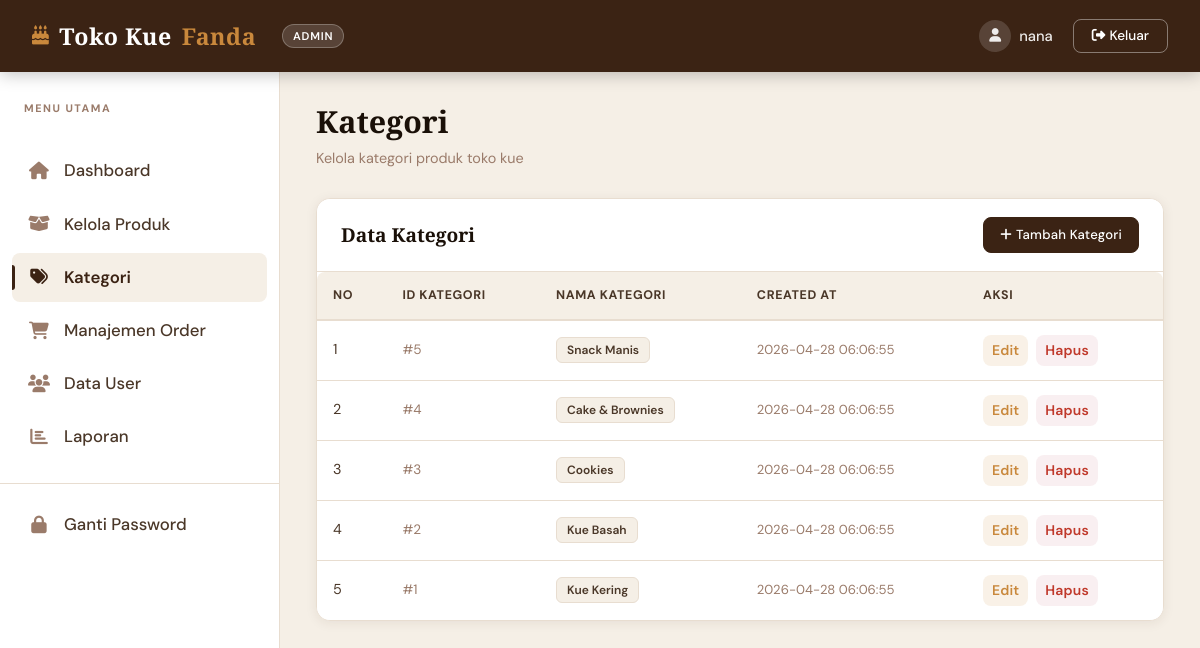
The app's page /admin/kategori.php (signed in) with its own data.
### tables this page shows
CREATE TABLE `kategori` (
  `kategori_id` int(11) NOT NULL,
  `nama_kategori` varchar(100) NOT NULL,
  `created_at` timestamp NOT NULL DEFAULT current_timestamp()
);

### admin/kategori.php (the view, shortened to what this page needs)
<?php
include 'header.php';
include '../koneksi.php';
?>
<div class="page-title">
    <h2>Kategori</h2>
    <p>Kelola kategori produk toko kue</p>
</div>
<div class="card">
    <div class="card-header">
        <h5>Data Kategori</h5>
        <a href="kategori_tambah.php" class="btn btn-primary btn-sm">
            <i class="fas fa-plus me-1"></i>Tambah Kategori
        </a>
    </div>
    <div class="card-body" style="padding:0 !important;">
        <table class="table table-hover mb-0">
            <thead>
                <tr>
                    <th>No</th>
                    <th>ID Kategori</th>
                    <th>Nama Kategori</th>
                    <th>Created At</th>
                    <th>Aksi</th>
                </tr>
            </thead>
            <tbody>
                <?php
                $data = mysqli_query($koneksi, "SELECT * FROM kategori ORDER BY kategori_id DESC");
                $no = 1;
                while ($d = mysqli_fetch_array($data)):
                ?>
                <tr>
                    <td><?= $no++ ?></td>
                    <td style="color:var(--text-muted);font-size:.85rem;">#<?= $d['kategori_id'] ?></td>
                    <td><span class="category-tag"><?= htmlspecialchars($d['nama_kategori']) ?></span></td>
                    <td style="font-size:.82rem;color:var(--text-muted);"><?= $d['created_at'] ?></td>
                    <td>
                        <a href="kategori_edit.php?id=<?= $d['kategori_id'] ?>" class="btn btn-sm btn-info me-1">Edit</a>
                        <a href="kategori_hapus.php?id=<?= $d['kategori_id'] ?>" class="btn btn-sm btn-danger"
                           onclick="return confirm('Yakin ingin menghapus kategori ini?')">Hapus</a>
                    </td>
                </tr>
                <?php endwhile; ?>
            </tbody>
        </table>
    </div>
</div>
<?php include 'footer.php'; ?>

### admin/style.css (style rules this page uses)
:root { --brown-dark: #3B2314; --brown-mid: #5C3D2E; --brown-light: #8B5E3C; --cream-bg: #F5EFE6; --cream-card: #FDF9F4; --cream-border: #E8DDD0; --accent-gold: #C9883C; --accent-rose: #C97B8C; --text-dark: #1A1008; --text-mid: #4A3728; --text-muted: #9A7B6A; --sidebar-w: 280px; --topbar-h: 72px; --radius: 14px; --radius-sm: 8px; --shadow: 0 4px 24px rgba(59,35,20,.10); --shadow-card: 0 2px 12px rgba(59,35,20,.08); --transition: all .25s cubic-bezier(.4,0,.2,1); }
*, *::before, *::after { box-sizing: border-box; margin: 0; padding: 0; }
html { scroll-behavior: smooth; }
body { font-family: 'DM Sans', sans-serif; background: var(--cream-bg); color: var(--text-dark); min-height: 100vh; overflow-x: hidden; }
.page-title { margin-bottom: 28px; }
.page-title h2 { font-family: 'Playfair Display', serif; font-size: 1.9rem; font-weight: 700; color: var(--text-dark); line-height: 1.2; }
.page-title p { color: var(--text-muted); font-size: .9rem; margin-top: 4px; }
.card { border: 1px solid var(--cream-border) !important; border-radius: var(--radius) !important; background: #fff !important; box-shadow: var(--shadow-card) !important; overflow: hidden; animation: fadeSlideUp .4s ease both; }
.card-header { background: #fff !important; border-bottom: 1px solid var(--cream-border) !important; padding: 18px 24px !important; display: flex; align-items: center; justify-content: space-between; }
.card-header h5 { font-family: 'Playfair Display', serif; font-size: 1.2rem; font-weight: 700; color: var(--text-dark) !important; margin: 0; }
.card-body { padding: 24px !important; }
.table { width: 100%; border-collapse: separate; border-spacing: 0; }
.table thead th { background: var(--cream-bg) !important; color: var(--text-mid) !important; font-size: .78rem !important; font-weight: 700 !important; letter-spacing: .6px !important; text-transform: uppercase !important; padding: 14px 16px !important; border-top: none !important; border-bottom: 2px solid var(--cream-border) !important; }
.table thead th:first-child { border-radius: var(--radius-sm) 0 0 0; }
.table thead th:last-child { border-radius: 0 var(--radius-sm) 0 0; }
.table tbody tr { transition: background .18s; }
.table tbody td { padding: 14px 16px !important; vertical-align: middle !important; border-bottom: 1px solid var(--cream-border) !important; border-top: none !important; color: var(--text-mid); font-size: .9rem; background: #fff !important; }
.table tbody tr:last-child td { border-bottom: none !important; }
.btn { font-family: 'DM Sans', sans-serif !important; font-weight: 500 !important; border-radius: var(--radius-sm) !important; transition: var(--transition) !important; letter-spacing: .2px; }
.btn-primary { background: var(--brown-dark) !important; border-color: var(--brown-dark) !important; color: #fff !important; }
.btn-info { background: rgba(201,136,60,.12) !important; border-color: transparent !important; color: var(--accent-gold) !important; font-weight: 600 !important; }
.btn-danger { background: rgba(201,123,140,.12) !important; border-color: transparent !important; color: #c0392b !important; font-weight: 600 !important; }
.card-header .btn { font-size: .82rem !important; padding: 7px 16px !important; border-radius: 8px !important; }
.category-tag { display: inline-block; background: var(--cream-bg); color: var(--text-mid); font-size: .75rem; font-weight: 600; padding: 3px 10px; border-radius: 6px; border: 1px solid var(--cream-border); }
.table tbody tr { animation: fadeIn .3s ease both; }
.table tbody tr:nth-child(1) { animation-delay: .04s; }
.table tbody tr:nth-child(2) { animation-delay: .08s; }
.table tbody tr:nth-child(3) { animation-delay: .12s; }
.table tbody tr:nth-child(4) { animation-delay: .16s; }
.table tbody tr:nth-child(5) { animation-delay: .20s; }
body { background: var(--cream-bg) !important; }

### records on screen
kategori: kategori_id "5", nama_kategori "Snack Manis", created_at "2026-04-28 06:06:55"
kategori: kategori_id "4", nama_kategori "Cake & Brownies", created_at "2026-04-28 06:06:55"
kategori: kategori_id "3", nama_kategori "Cookies", created_at "2026-04-28 06:06:55"
kategori: kategori_id "2", nama_kategori "Kue Basah", created_at "2026-04-28 06:06:55"
kategori: kategori_id "1", nama_kategori "Kue Kering", created_at "2026-04-28 06:06:55"

### other values on screen
$_SESSION['username'] "nana"
